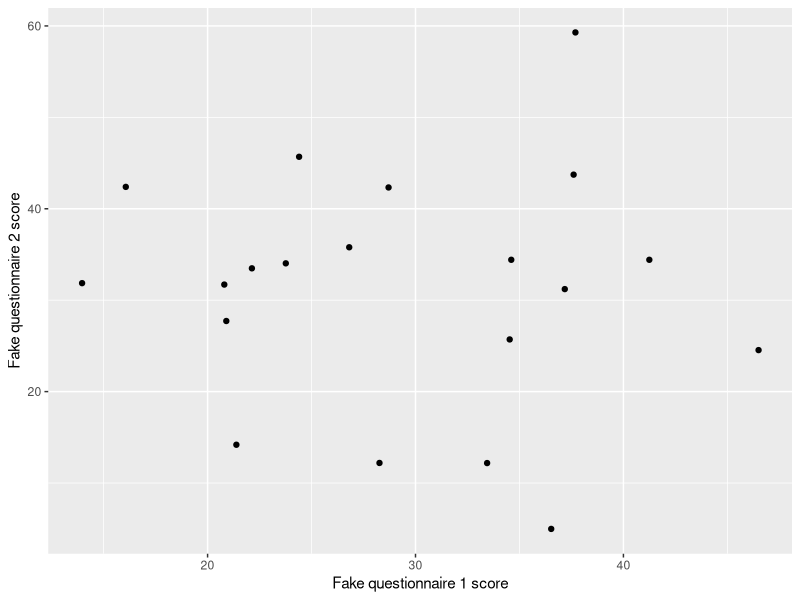
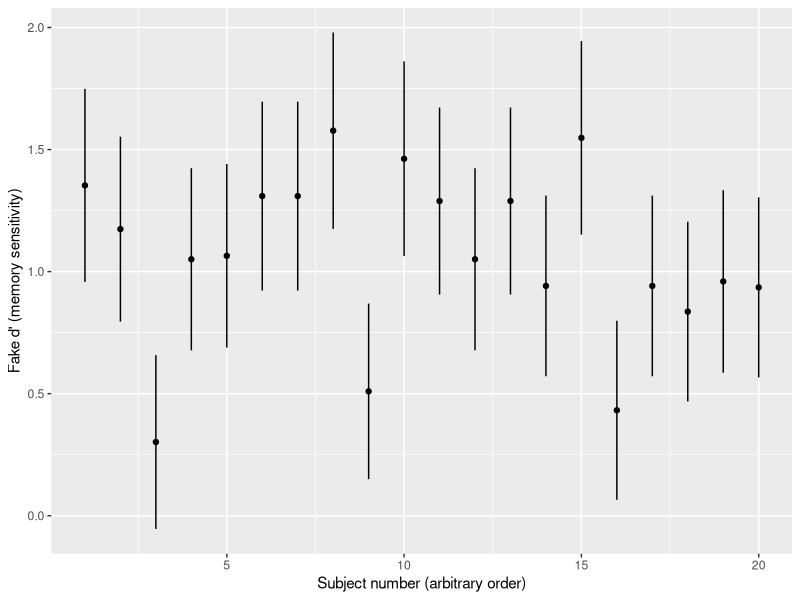

Generate these figures, in order, with R:
## ---- chunk 1
knitr::opts_chunk$set(echo = TRUE)
require(tidyverse)
require(broom)
## ---- chunk 2
# 20 fake subjects, 50 fake trials per subject

# Will simulate the person-level variables FIRST,
# then expand to simulate the trial-level variables
raw <- tibble(id = 1L:20L,
              age = sample(18L:35L, size = 20, replace = TRUE),
              # assuming binary gender for the purposes of this simulation
              gender = sample(c("male", "female"), size = 20, replace = TRUE)) %>%
  # simulating some "questionnaire" scores; person-level
  mutate(q_1 = rnorm(n = n(), mean = 30, sd = 10),
              q_2 = rnorm(n = n(), mean = 30, sd = 10),
              q_3 = rnorm(n = n(), mean = 30, sd = 10)) %>%
  # slice() subsets rows by position; you can use it to repeat rows by repeating position indices
  slice(rep(1:n(), each = 50)) %>%
  # We'll get to this in a bit--this causes every "group"
  # aka every set of rows with the same value for "id", to behave as an independent df
  group_by(id) %>%
  # I just want to have a column for "trial order", I like those in my task data
  mutate(trial_num = 1:n(),
         # Each subject sees half OLD and half NEW trials in this recognition memory task
         is_old = rep(0L:1L, times = n()/2),
         # I'm shuffling the order of "old" and "new" trials in my fake memory task
         is_old = sample(is_old),
         # This will generate binary "old"/"new" responses corresponding roughly to a d' of 1
         # yep, everyone has the same d' today
         response = if_else(is_old == 1,
                            rbinom(n = n(), size = 1, prob = 0.7),
                            rbinom(n = n(), size = 1, prob = 0.3)),
         rt = rnorm(n = n(), mean = 3, sd = 1.5)) %>%
  ungroup()
## ---- chunk 3
mylist <- list(1,
               "one",
               c(1, 11, 111))

mylist
## ---- chunk 4
mylist[1]
## ---- chunk 5
mylist[2:3]
## ---- chunk 6
typeof(mylist[2:3])
## ---- chunk 7
mylist[[2]]
## ---- chunk 8
mylist[[3]]
## ---- chunk 9
typeof(mylist[[3]])
## ---- chunk 10
mylist <- list(first = 1,
               second = "one",
               third = c(1, 11, 111))

mylist
## ---- chunk 11
mylist["first"]
## ---- chunk 12
mylist[c("second", "third")]
## ---- chunk 13
mylist[["first"]]
## ---- chunk 14
mylist$third
## ---- chunk 15
starwars
## ---- chunk 16
starwars %>%
  select(name, films, vehicles, starships)
## ---- chunk 17
# These should be Luke's starships that he piloted at some point in the series
# since we saw earlier that he's the first row of the df
starwars$starships[1]
## ---- chunk 18
starwars$starships[[1]]
## ---- chunk 19
# This is good when you don't necessarily know the row number of what you're looking for
starwars$starships[starwars$name == "Han Solo"]
## ---- chunk 20
starwars$starships[starwars$name == "Han Solo"][[1]]
## ---- chunk 21
starwars_by_species_home <- starwars %>%
  group_by(species, homeworld) %>%
  nest(.key = "characters")

starwars_by_species_home
## ---- chunk 22
starwars_by_species_home$characters[[1]]
## ---- chunk 23
starwars_by_species_home %>%
  unnest(characters)
## ---- chunk 24
raw %>%
  mutate(rt_msec = 1000 * rt)
## ---- chunk 25
my_list <- list(rnorm(20),
                rnorm(20, mean = 1),
                rnorm(20, mean = 2))

map(my_list, ~mean(.))
## ---- chunk 26
nested <- raw %>%
  # gotta group by all the subject-level variables explicitly
  group_by(id, age, gender, q_1, q_2, q_3) %>%
  # then I'll rename the column that will contain the trialwise data
  nest(.key = "trials")
## ---- chunk 27
nested
## ---- chunk 28
nested$trials[[1]]
## ---- chunk 29
nested %>%
  mutate(rt_median = map_dbl(trials, ~median(.$rt)))
## ---- chunk 30
nested_summarized <- nested %>%
  mutate(summaries = map(trials,
                         ~.x %>%
                           # First, will group trials by actually old vs actually new
                           group_by(is_old) %>%
                           # Here, because both hits and FAs involve responding "old",
                           # we can calculate the SAME proportion for the two trial groups
                           summarize(rate_choose_old = mean(response)) %>%
                           # now, the summarized data is in semi-long form,
                           # with one row for the hits group and one row for the FAs group
                           # we will want these to be in different columns, so we will spread() them
                           # but first let's recode the grouping column
                           # because these values will become the new spread colnames
                           # and here we'll "rename" them before spreading
                           mutate(is_old = recode(is_old,
                                                  `0` = "rate_fa",
                                                  `1` = "rate_hit")) %>%
                           # now we will spread
                           spread(is_old, rate_choose_old)))
## ---- chunk 31
nested_summarized$summaries[[1]]
## ---- chunk 32
nested_summarized %>%
  unnest(summaries, .preserve = "trials")
## ---- chunk 33
nested_with_models <- nested %>%
  mutate(models = map(trials, ~glm(response ~ is_old, family = binomial(link = "probit"), data = .)))

nested_with_models
## ---- chunk 34
summary(nested_with_models$models[[1]])
## ---- chunk 35
nested_with_models <- nested %>%
  mutate(models = map(trials, ~glm(response ~ is_old, family = binomial(link = "probit"), data = .)),
         coefs = map(models, ~tidy(.)))

nested_with_models
## ---- chunk 36
nested_with_models$coefs[[1]]
## ---- chunk 37
nested_with_models %>%
  mutate(dprime = map_dbl(coefs, ~.$estimate[.$term == "is_old"]))
## ---- chunk 38
nested_with_models %>%
  unnest(coefs, .preserve = "trials")
## ---- chunk 39
nested_with_models %>%
  ggplot(aes(x = q_1, y = q_2)) +
  geom_point() +
  labs(x = "Fake questionnaire 1 score", y = "Fake questionnaire 2 score")
## ---- chunk 40
nested_with_models %>%
  # unnest the coefs column to get it into the main df
  # DON'T need to .preserve anything, since this data is only going into the plot
  unnest(coefs) %>%
  # I only want to plot the estimate values for the term is_old, which is the d' term
  filter(term == "is_old") %>%
  ggplot(aes(x = id, y = estimate)) +
  geom_errorbar(aes(ymin = estimate - std.error, ymax = estimate + std.error), width = 0) +
  geom_point() +
  labs(x = "Subject number (arbitrary order)", y = "Fake d' (memory sensitivity)")
